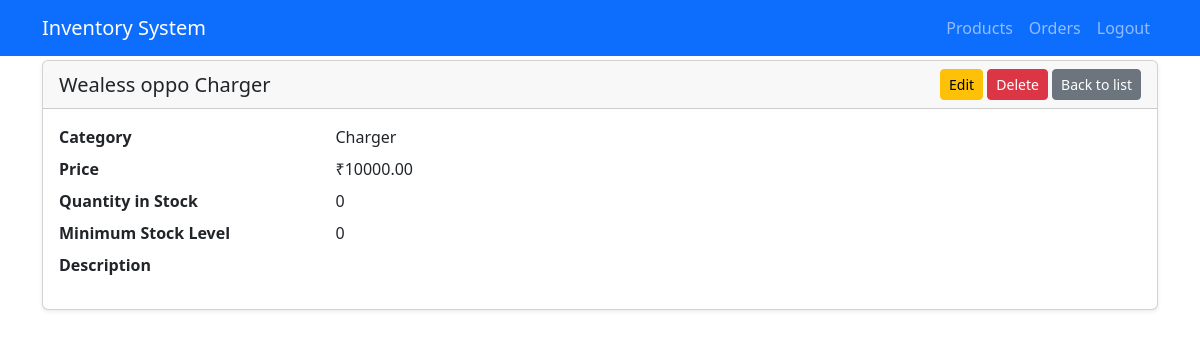
Page /products/3/ on the committed database.
### inventory/models.py (models this page shows, shortened)
class Product(models.Model):
    category = models.ForeignKey(Category, on_delete=models.CASCADE, related_name="products")
    name = models.CharField(max_length=200)
    description = models.TextField(blank=True, null=True)
    price = models.DecimalField(max_digits=10, decimal_places=2)
    quantity = models.PositiveIntegerField(default=0)
    minimum_stock = models.PositiveIntegerField(default=0)
    image = models.ImageField(upload_to="product_images/", blank=True, null=True)
    class Meta:
        ordering = ["name"]

class Category(models.Model):
    name = models.CharField(max_length=100, unique=True)
    class Meta:
        ordering = ["name"]

### inventory/views.py (the view)
# urls.py: path('products/<int:pk>/', views.product_detail, name='product-detail'),
def product_detail(request, pk):
    product = get_object_or_404(Product, pk=pk)
    return render(request, 'inventory/product_detail.html', {'product': product})

### inventory/templates/inventory/product_detail.html (shortened to what this page needs)
{% extends 'inventory/base.html' %}
{% block content %}
<div class="card shadow-sm">
  <div class="card-header d-flex justify-content-between align-items-center">
    <h5 class="mb-0">{{ product.name }}</h5>
    <div>
      <a href="{% url 'inventory:product-update' product.pk %}" class="btn btn-warning btn-sm">Edit</a>
      <a href="{% url 'inventory:product-delete' product.pk %}" class="btn btn-danger btn-sm">Delete</a>
      <a href="{% url 'inventory:product-list' %}" class="btn btn-secondary btn-sm">Back to list</a>
    </div>
  </div>
  <div class="card-body">
    <dl class="row">
      <dt class="col-sm-3">Category</dt>
      <dd class="col-sm-9">{{ product.category.name }}</dd>
      <dt class="col-sm-3">Price</dt>
      <dd class="col-sm-9">₹{{ product.price|floatformat:2 }}</dd>
      <dt class="col-sm-3">Quantity in Stock</dt>
      <dd class="col-sm-9">{{ product.quantity }}</dd>
      <dt class="col-sm-3">Minimum Stock Level</dt>
      <dd class="col-sm-9">{{ product.minimum_stock }}</dd>
      <dt class="col-sm-3">Description</dt>
      <dd class="col-sm-9">{{ product.description|linebreaksbr }}</dd>
    </dl>
  </div>
</div>
{% endblock %}

### inventory/templates/inventory/base.html (style rules this page uses)
body { padding-top: 60px; }

### rows in the picture
Product: name "Wealess oppo Charger", category.name "Charger", price "10000.00", quantity "0", minimum_stock "0"
